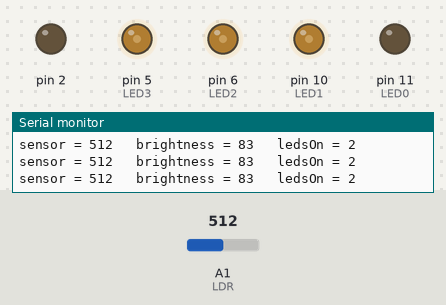
The sketch below on a simulated Arduino Uno, built with avr-gcc and run on an emulated ATmega328P. On the bench: output pins drawn as LEDs (lit = HIGH), the last lines printed to the serial monitor. The inputs (shaded band) are chosen by the test bench; at power-on: A1 (LDR) = 512.

Above: at 1.2 s.
1.3 s: A1 (LDR) set to 476
At 1.6 s:
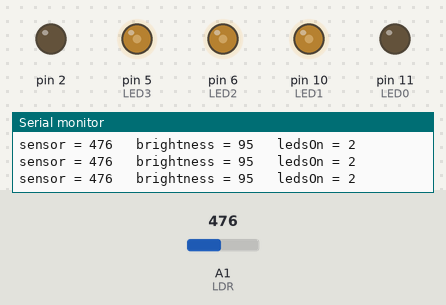
4.3 s: A1 (LDR) set to 447
At 5.0 s:
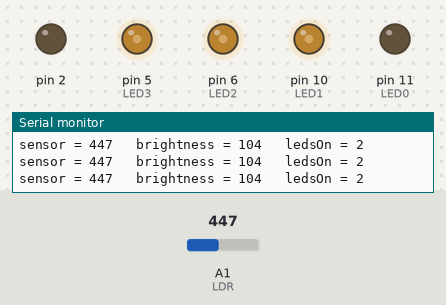
7.3 s: A1 (LDR) set to 716
At 8.0 s:
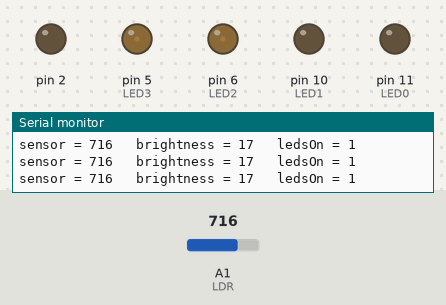
8.8 s: A1 (LDR) set to 755
At 9.4 s:
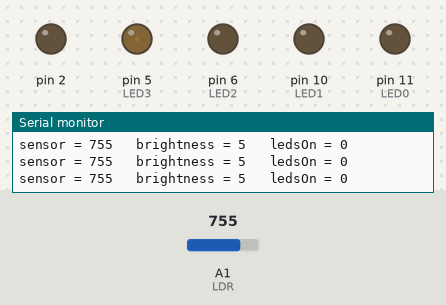
10.3 s: A1 (LDR) set to 306
At 11.3 s:
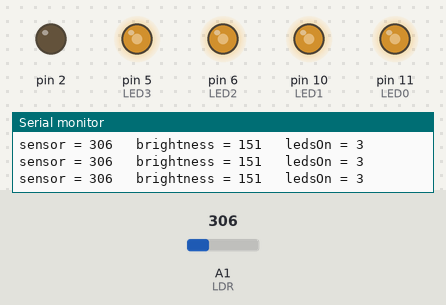
11.8 s: A1 (LDR) set to 122
At 12.8 s:
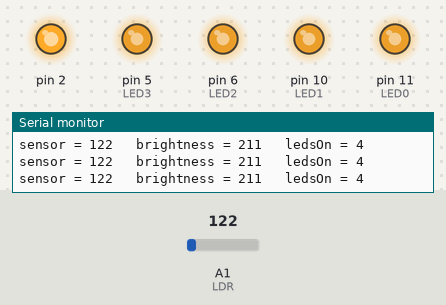
Timing chart, 0 to 14.3 s (numbered marks = the images above; inputs shaded):
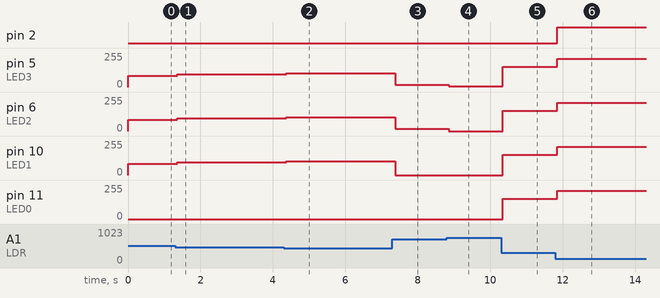

Measured:
- after the input at 1.3 s, pin 5 (LED3), pin 6 (LED2), pin 10 (LED1): 83/255 → 95/255 after 0.07 s
- after the input at 4.3 s, pin 5 (LED3), pin 6 (LED2), pin 10 (LED1): 95/255 → 104/255 after 0.06 s
- after the input at 7.3 s, pin 5 (LED3), pin 6 (LED2): 104/255 → 17/255 after 0.08 s; pin 10 (LED1): 104/255 → 0/255 after 0.08 s
- after the input at 8.8 s, pin 5 (LED3): 17/255 → 5/255 after 0.06 s; pin 6 (LED2): 17/255 → 0/255 after 0.06 s
- after the input at 10.3 s, pin 5 (LED3): 5/255 → 151/255 at once; pin 6 (LED2), pin 10 (LED1), pin 11 (LED0): 0/255 → 151/255 at once
- after the input at 11.8 s, pin 2: LOW → HIGH after 0.05 s; pin 5 (LED3), pin 6 (LED2), pin 10 (LED1), pin 11 (LED0): 151/255 → 211/255 after 0.05 s

The sketch:

LightMeter.ino
```cpp
/*
 Sketch que roda na lembrança oferecida aos palestrantes do Acontece Educação,
 realizado na Escola Eleva em parceria com o CESAR em 08/07/2017

 Reads an analog input pin, maps the result to a range from 0 to 255
 and uses the result to set the pulsewidth modulation (PWM) of an output pin.

 In other words, in this simple example the LEDs are turned on (and brighter)
 according to the amount of light in the environment.

 Also prints the results to the serial monitor, for debugging purposes.

 The circuit:
 * 01 LDR connected to analog pin 1.
 * 04 LEDs connected from digital PWM pins 5, 6, 10 and 11 to ground

 Based on Analog input, analog output, serial output
 created 29 Dec. 2008
 modified 9 Apr 2012
 by Tom Igoe

 modified 7 Jun. 2017
 by Rodrigo Rodrigues da Silva <rodrigo.silva@escolaeleva.com.br>

 This code is in the public domain.

 */

// These constants won't change.  They're used to give names
// to the pins used and standard constant values:

#define LDR A1  // Analog input pin that the light sensor (LDR) is attached to

// output pins connected to LED's. Please notice that they are all PWM pins, which means
// we can output values from 0 to 255 that are converted to a range between 0 and 5V (instead of 0 or 5V digital values)
#define LED0 11
#define LED1 10
#define LED2 6
#define LED3 5
#define NUM_LEDS 4

const int sensor_min = 0;  // lower boundary for sensor value mapping
const int sensor_max = 750; // upper boundary for sensor value mapping
const int bright_min = 5;    // min bright value. reduce it to get less brightness in light
const int bright_max = 250;  // max bright value. increase it to get more brightness in dark

int sensorValue = 0;         // value read from the light sensor
int brightness = 0;          // initial brightness value
int _delay = 2;              // default delay value
int ledsOn = 0;

int leds[NUM_LEDS] = {LED3, LED2, LED1, LED0};

void setup() {
  // here we initialize serial communications at 9600 bps:
  Serial.begin(9600);

  // here we set pins (named above) for output.
  pinMode(LED0, OUTPUT);
  pinMode(LED1, OUTPUT);
  pinMode(LED2, OUTPUT);
  pinMode(LED3, OUTPUT);
}

void loop() {

  // wait for ADC (analog digital converter) to initialize
  delay(_delay);

  // read value from sensor and update brightness for all LEDs at once
  updateSensor();

  // turn on 'ledsOn' lower LEDs
  for (int i=0; i<=ledsOn; i++) {
    analogWrite(leds[i], brightness);
  }

  // turn off 'NUM_LEDS - ledsOn' higher LEDs
  for (int i=NUM_LEDS; i>ledsOn; i--) {
    analogWrite(leds[i], 0);
  }

}

/*
 * This function reads a value from  LDR (at pin A1) and maps it to delay and brightness values
 */
void updateSensor() {
  // read the analog in value:
  sensorValue = analogRead(LDR);

  // map it to the range of the analog out:
  brightness = constrain(map(sensorValue, sensor_min, sensor_max, bright_max, bright_min), bright_min, bright_max);
  ledsOn = constrain(map(sensorValue, sensor_min, sensor_max, NUM_LEDS, 0), 0, NUM_LEDS);
  // print the results to the serial monitor:
  Serial.print("sensor = ");
  Serial.print(sensorValue);
  Serial.print("\t brightness = ");
  Serial.print(brightness);
  Serial.print("\t ledsOn = ");
  Serial.println(ledsOn);
}
```
